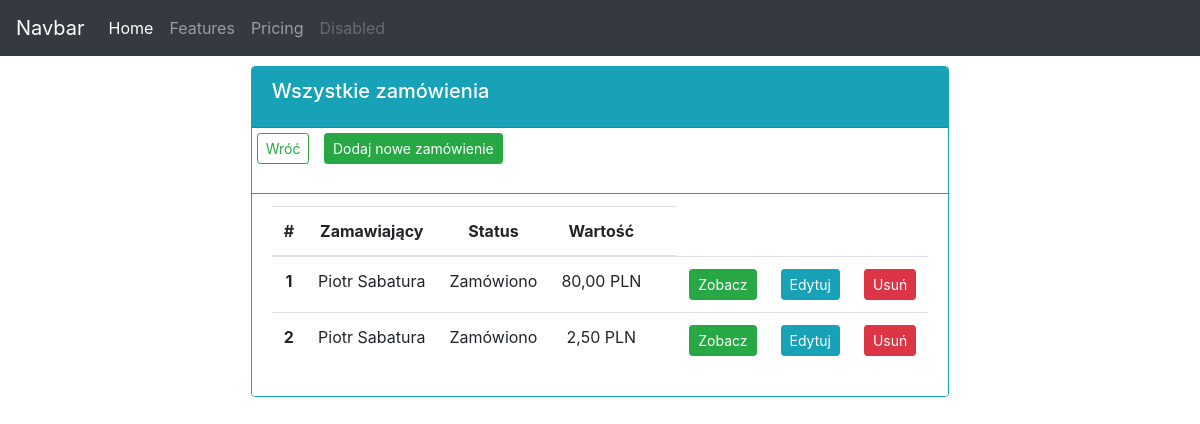
The app's page /orders/, older data.
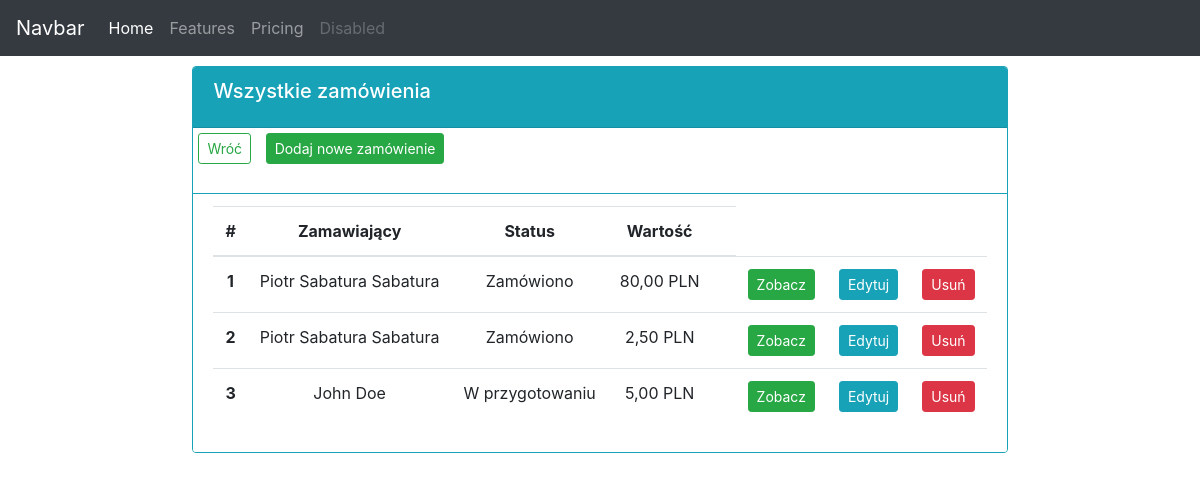
The same page, newer data.
### order_app/models.py (models this page shows, shortened)
class Order(models.Model):
    STATUS = (
        ('W przygotowaniu', 'W przygotowaniu'),
        ('Zamówiono', 'Zamówiono'),
        ('Dostarczono', 'Dostarczono'),
    )
    employee = models.ForeignKey(Employee, null=True, blank=True, on_delete=models.SET_NULL)
    product = models.ManyToManyField(Product, through="OrderProduct")
    date_created = models.DateTimeField(auto_now_add=True)
    status = models.CharField(max_length=200, choices=STATUS, null=True)
    note = models.TextField(max_length=1000, null=True, blank=True)

class Employee(models.Model):
    name = models.CharField(max_length=200, null=True)
    surname = models.CharField(max_length=200, null=True)
    phone = models.CharField(max_length=200, null=True, blank=True)
    email = models.EmailField(max_length=100, null=True, blank=True)
    date_added = models.DateTimeField(auto_now_add=True)
    def __str__(self):
        return f"{self.name.title()} {self.surname.title()}"

### order_app/views.py (the view)
# urls.py: path('orders/', ordersView, name='orders'),
def ordersView(request):
    orders = Order.objects.all().annotate(total_price=Sum(F('orderproduct__quantity')*F('product__price')))
    context = {'orders': orders,
               }
    template = 'order_app/orders.html'
    return render(request, template, context)

### order_app/templates/order_app/orders.html (shortened to what this page needs)
{% extends 'order_app/base.html' %}
{% block content %}
<div class="row">
    <div class="col-md d-flex justify-content-center">
      <div class="card border-info" style="margin: 10px;">
        <div class="card-header bg-info text-white">
          <h5 class="card-title">Wszystkie zamówienia</h5>
        </div>
          <p>
            <a class="btn btn-outline-success btn-sm" style="margin: 5px;" href="{% url 'order_app:index' %}">Wróć</a>
            <a class="btn btn-success btn-sm" style="margin: 5px;"
               href="{% url 'order_app:add_order' %}">Dodaj nowe zamówienie</a>
          </p>
          <ul class="list-group list-group-flush">
            <li class="list-group-item border-info">
              <table class="table">
                <thead>
                  <tr class="text-center">
                    <th scope="col">#</th>
                    <th scope="col">Zamawiający</th>
                    <th scope="col">Status</th>
                    <th scope="col">Wartość</th>
                    <th scope="col"></th>
                  </tr>
                </thead>
                <tbody>
                  {% for order in orders %}
                  <tr class="text-center">
                    <th scope="row">{{forloop.counter}}</th>
                    <td>{{ order.employee }}</td>
                    <td>{{ order.status }}</td>
                    {% if order.total_price %}
                    <td>{{ order.total_price|floatformat:2 }} PLN</td>
                    {% else %}
                    <td>0,00 PLN</td>
                    {% endif %}
                    <td></td>
                    <td><a class="btn btn-sm btn-success" href="{% url 'order_app:order' order.id %}">Zobacz</a></td>
                    <td><a class="btn btn-sm btn-info" href="{% url 'order_app:edit_order' order.id %}">Edytuj</a></td>
                    <td><a class="btn btn-sm btn-danger" href="{% url 'order_app:delete_order' order.id %}">Usuń</a></td>
                  </tr>
                {% endfor %}
              </table>
            </li>
          </ul>
        </div>
      </div>
    </div>
{% endblock content %}

Row changes from the older to the newer data that the page shows:
changed through a linked row, Order (number 1 of 3 on the later page): employee "Piotr Sabatura" → "Piotr Sabatura Sabatura"
changed through a linked row, Order (number 2 of 3 on the later page): employee "Piotr Sabatura" → "Piotr Sabatura Sabatura"
added Order: employee "John Doe", status "W przygotowaniu", total_price "5,00"
